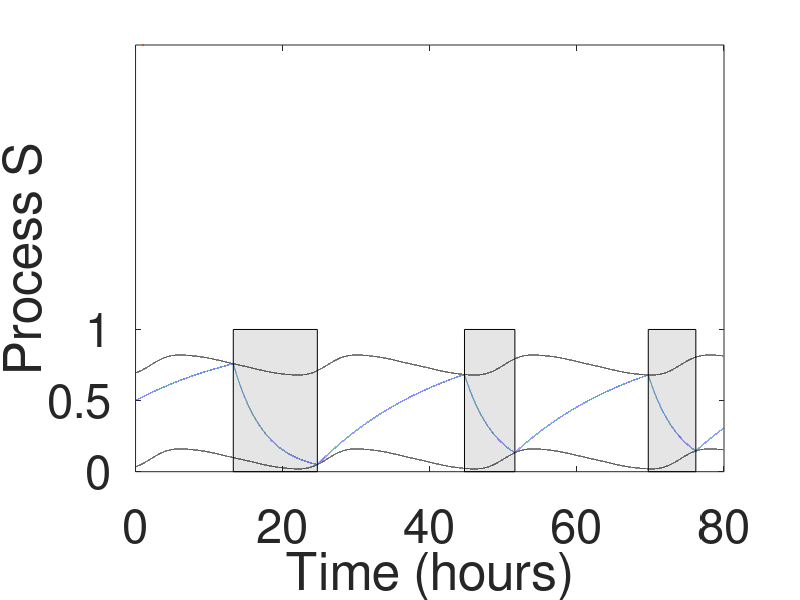

Source code (MATLAB):

%parameters
dt= 0.001; %time step
T=80; %Total time (hours)
t= 0:dt:T;


%Circadian process equation

alpha= 2.07;%alpha is a phase shift that specifies the distance from the circadian max.
%phi chosen so switch from sleep to wake occurs at appropriate time
omega= 2*pi/24;
C=0.97*sin(omega*(t-alpha))+0.22*sin(2*omega*(t-alpha))+0.07*sin(3*omega*(t-alpha))+0.03*sin(4*omega*(t-alpha))+0.001*sin(5*omega*(t-alpha));


%lower threshold parameters
H0minus = 0.09; % This is the parameter which is changed to vary H0
H0plus= 0.75;
a= 0.07;
Hminus = H0minus + a*C;
Hplus= H0plus+a*C;



%Homeostatic process (H) parameters
tau_s= 4.2; %sleep time constant-leads to faster dissipation of sleep pressure
tau_w= 18.2; %awake time constant- slower build up of sleep pressure 
U_t =1; %mu is the upper asymptote i.e the value H would reach if no switch to sleep occured
H0= 0.5;




% initialize H before the loop
H= zeros(size(t));
H(1)=H0;
wake = 1;

for i=2:length(t)

    if wake==1 
        Hnew = U_t+(H(i-1)-U_t)*exp(-dt/tau_w); %when awake update Hnew with wake equation
    elseif wake==0
        Hnew = H(i-1) * exp(-dt/tau_s); %when asleep update Hnew with sleep equation 
   
    end

    if Hplus(i)>Hnew %H is below upper limit
        if Hminus(i)<Hnew
            H(i) = Hnew; %if H is above the lower limit then H assigned to either awake or sleep equation
        else
            wake = 1; %if its below then you must need to switch from alseep to awake
            H(i) = U_t+(H(i-1)-U_t)*exp(-dt/tau_w); %awake
        end
    else
        wake = 0; 
        H(i) = H(i-1) * exp(-dt/tau_s); %otherwise only sleep when already asleep 
    end
end 


%defining shaded region
sleep=(zeros(size(t)));
sleep(1)= 0;
for i=2:length(t)
    if H(i) == H(i-1) * exp(-dt/tau_s) % if asleep
        sleep(i) = 1; % mark as asleep
    else
        sleep(i) = 0; % mark as awake
    end
end

% Define x coordinates for sleep periods
x_rect1 = [];
x_rect2 = [];
x_rect3 = [];% Initialize x coordinates for sleep periods
for i = 1:length(t)
    if sleep(i+1) == 1 && sleep(i) == 0 % First time entering sleep
        x_rect1([1,4]) = t(i);
    elseif sleep(i+1) == 0 && sleep(i) == 1 % First time waking up
        x_rect1([2,3]) = t(i);
        if length(x_rect1) == 4 %Only keep pairs of start and end times
            break; % Exit loop if we have two pairs
        end
    end 
end 
for i=14860:length (t)
     if sleep(i+1) == 1 && sleep(i) == 0 % First time entering sleep
        x_rect2([1,4]) = t(i);
    elseif sleep(i+1) == 0 && sleep(i) == 1 % First time waking up
        x_rect2([2,3]) = t(i);
        if length(x_rect2) == 4 %Only keep pairs of start and end times
            break; % Exit loop if we have two pairs
        end
    end
end

for i=51890:length (t)-1
     if sleep(i+1) == 1 && sleep(i) == 0 % First time entering sleep
        x_rect3([1,4]) = t(i);
     elseif sleep(i+1) == 0 && sleep(i) == 1 % First time waking up
        x_rect3([2,3]) = t(i);
         if length(x_rect3) == 4 %Only keep pairs of start and end times
            break; % Exit loop if we have two pairs
        end
     end 
end 
 

y_rect1= [1,1,0,0];
y_rect2= [1,1,0,0];
y_rect3= [1,1,0,0];


%Plotting results 
close all;

plot(t, Hplus, 'black');
hold on
plot(t, Hminus, 'black')
hold on
plot(t,H,linewidth=3)
xlabel('Time (hours)','FontSize',34)
ylabel  ('Process S','FontSize',34)
yticks([0 0.5 1]);
set(gca, 'FontSize', 34)
hold on
fill(x_rect1,y_rect1,'k','FaceAlpha',0.1)
fill(x_rect2,y_rect2,'k','FaceAlpha',0.1)
fill(x_rect3,y_rect3,'k','FaceAlpha',0.1)
hold off
